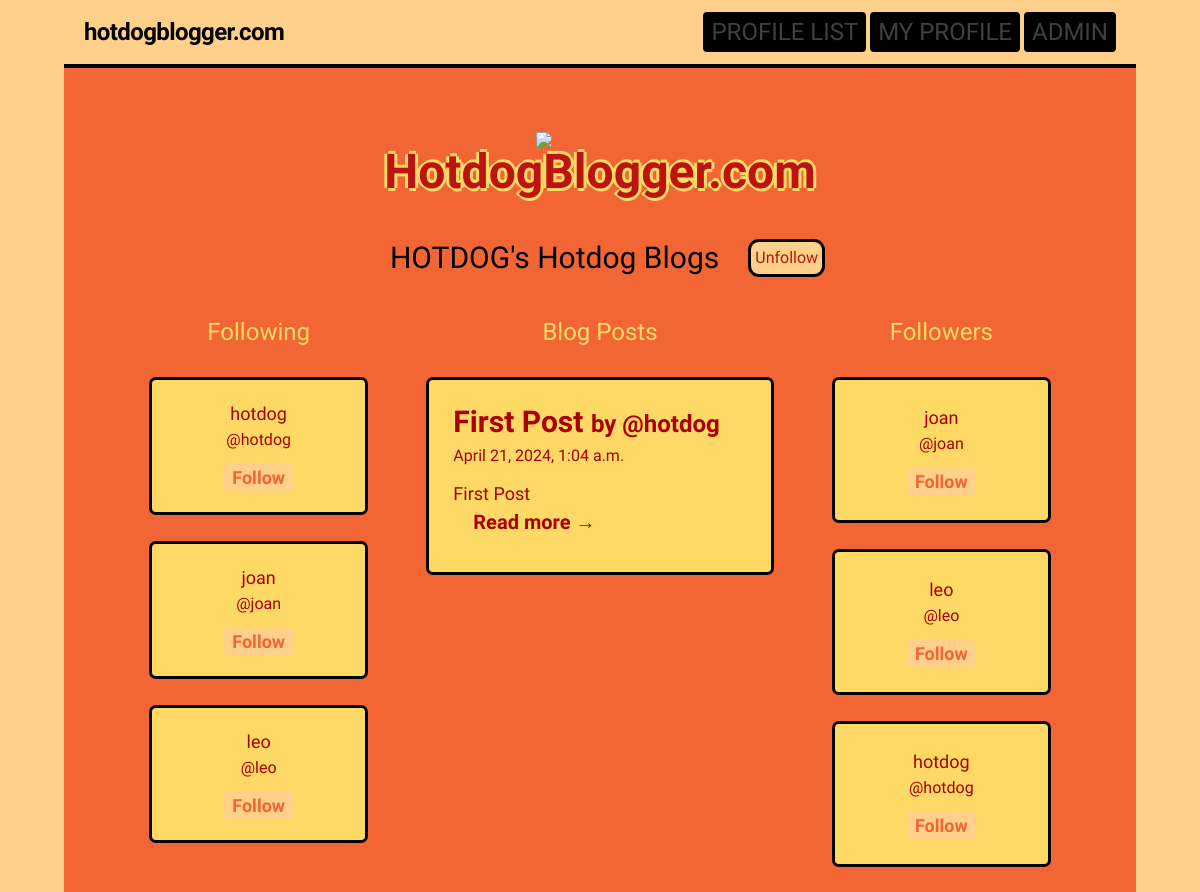
The page /profile/2 (signed in) on the database as committed earlier.
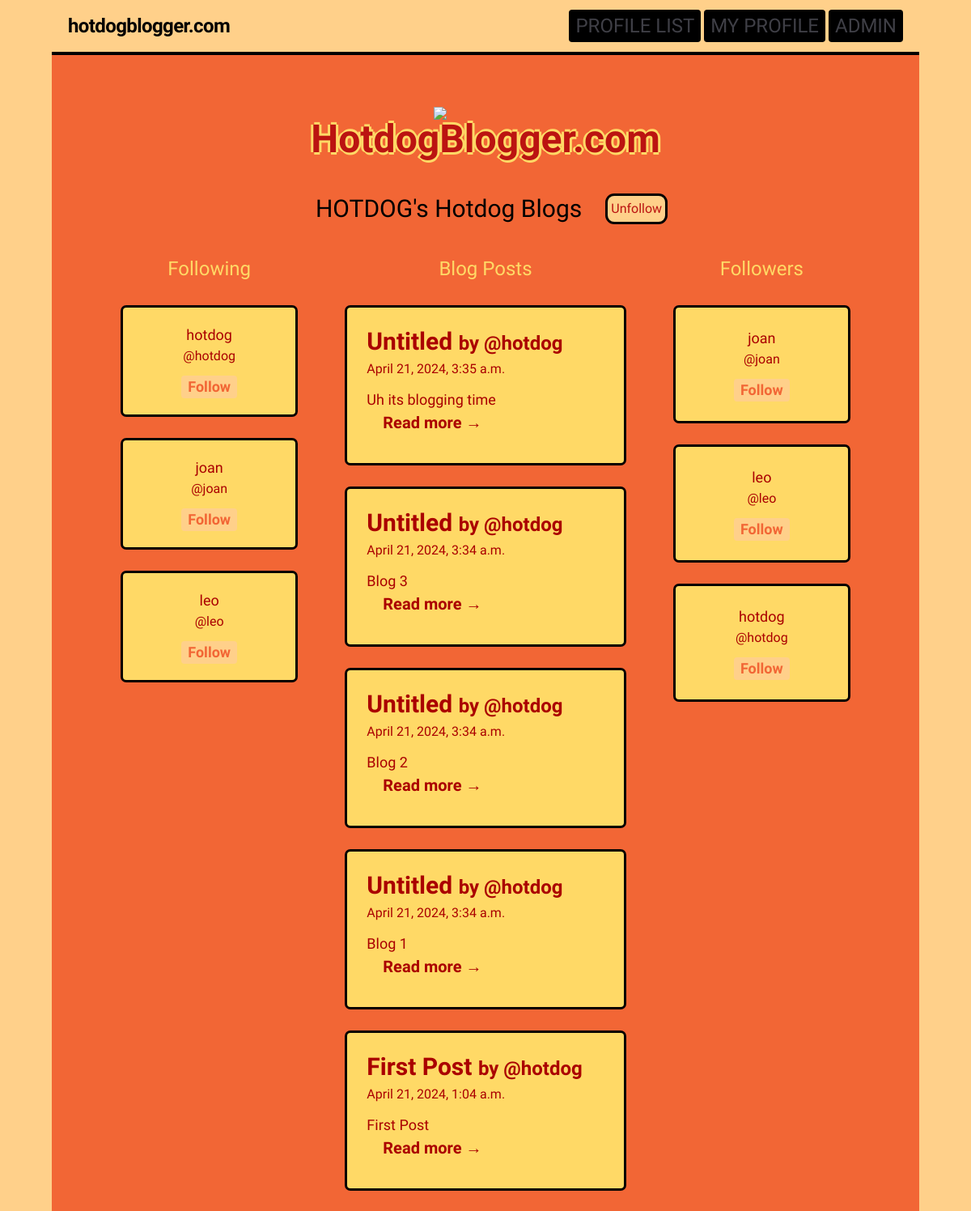
The same page on the database as committed later.
### hotdogger/models.py (models this page shows, shortened)
class Profile(models.Model):
    user = models.OneToOneField(User, on_delete=models.CASCADE)
    follows = models.ManyToManyField(
            "self",
            related_name="followed_by",
            symmetrical=False,
            blank=True
        )

class BlogPost(models.Model):
    user = models.ForeignKey(User, on_delete=models.DO_NOTHING, related_name="blogs")
    title = models.CharField(max_length=50)
    content = models.TextField()
    created_at = models.DateTimeField(auto_now_add=True)
    @property
    def description(self):
        return self.content[:100]

### hotdogger/views.py (the view, shortened to what this page needs)
# urls.py: path("profile/<int:pk>", profile, name="profile"),
def profile(request, pk):
    if not hasattr(request.user, 'profile'):
        missing_profile = Profile(user=request.user)
        missing_profile.save()
    profile = Profile.objects.get(pk=pk)
    return render(request, "hotdogger/profile.html", {"profile": profile})

### theme/templates/hotdogger/profile.html (shortened to what this page needs)
{% extends 'base.html' %} {% block content %}
<div class="flex flex-col items-center w-full">
  <div class="flex place-items-center justify-center gap-5 col-span-3 mb-5">
    <h1 class="text-3xl p-3 jersey">
      {{profile.user.username|upper}}'s Hotdog Blogs
    </h1>
    <form method="post">
      <div>
        {% if profile in user.profile.follows.all %}
        <button class="btn-2 jersey p-1" name="follow" value="unfollow">
          Unfollow
        </button>
        {% else %}
        <button class="btn-2 jersey p-1" name="follow" value="follow">
          Follow
        </button>
        {% endif %}
      </div>
    </form>
  </div>
</div>
<div class="grid grid-cols-3 justify-items-center">
  <div class="mt-2 jersey w-full col-start-1">
    <div class="mx-16 jersey">
      <h3 class="text-2xl jersey text-center text-yellow">Following</h3>
      {% for profile in profile.follows.all %}
      <article
        class="my-8 flex flex-col stroke-black rounded p-5 bg-yellow hover:shadow-[0px_0px_0px_5px_rgba(0,0,0,1)] shadow-[0px_0px_0px_3px_rgba(0,0,0,1)] text-red"
      >
        <div class="flex flex-col items-center text-center">
          <p class="text-lg">{{ profile.user.username }}</p>
          <p class="text-md mb-3">@{{ profile.user.username|lower }}</p>
          <p class="text-center bg-brown-1 rounded">
            <a
              href="{% url 'hotdogger:profile' profile.id %}"
              class="text-brown-2 font-bold w-full py-1 px-2 text-lg hover:text-black cursor-pointer"
            >
              Follow
            </a>
          </p>
        </div>
      </article>
      {% endfor %}
    </div>
  </div>
  <div class="mt-2 jersey w-full col-start-2">
    <h3 class="text-2xl mx-16 jersey text-center text-yellow">Blog Posts</h3>
    {% include 'components/blog_list.html' with profile=profile %}
  </div>
  <div class="mt-2 jersey w-full col-start-3">
    <h3 class="text-2xl mx-16 jersey text-center text-yellow">Followers</h3>
    {% for profile in profile.followed_by.all %}
    <article
      class="my-8 mx-16 flex items-center content-center flex-col stroke-black rounded p-6 bg-yellow hover:shadow-[0px_0px_0px_5px_rgba(0,0,0,1)] shadow-[0px_0px_0px_3px_rgba(0,0,0,1)] text-red"
    >
      <div class="flex flex-col items-center text-center">
        <p class="text-lg">{{ profile.user.username }}</p>
        <p class="text-md mb-3">@{{ profile.user.username|lower }}</p>
        <p class="text-center bg-brown-1 rounded">
          <a
            href="{% url 'hotdogger:profile' profile.id %}"
            class="text-brown-2 w-full py-1 px-2 font-bold text-lg hover:text-black cursor-pointer"
          >
            Follow
          </a>
        </p>
      </div>
    </article>
    {% endfor %}
  </div>
  {% endblock %}

### theme/templates/components/blog_list.html (shortened to what this page needs)
<div class="mt-2 jersey w-full">
  {% for blog in profile.user.blogs.all reversed %}
    {% if blog.id %}
    <article
      class="my-8 stroke-black rounded p-6 bg-yellow hover:shadow-[0px_0px_0px_5px_rgba(0,0,0,1)] shadow-[0px_0px_0px_3px_rgba(0,0,0,1)] text-red"
    >
      <h2 class="font-bold mb-1 hover: cursor-pointer">
        <a class="text-3xl hover:text-black" href="{% url 'hotdogger:blog_post' blog.id %}">
          {% if blog.title %} {{ blog.title }} {% else %} Untitled {% endif %}
        </a>
        <a
          class="text-2xl "
          href="{% url 'hotdogger:profile' blog.user.profile.id %}"
        >
          by
          <span class="hover:text-black transition-all hover:transition-all"
            >@{{ blog.user }}</span
          >
        </a>
      </h2>
      <p class="text-base leading-6 mb-3">
        <time> {{ blog.created_at }}</time>
      </p>
      {% if blog.content %}
      <p class="text-lg mb-3">
        {{ blog.description }}
        <a
          href="{% url 'hotdogger:blog_post' blog.id%}"
          class="font-bold block mx-5 text-xl hover:text-black transition-all hover:transition-all cursor-pointer"
        >
          Read more →
        </a>
      </p>
      {% endif %}
    </article>
  {% endif %} {% endfor %}
</div>

Rows that differ between the two databases and show on the page:
added BlogPost: title "Untitled", user "hotdog", created_at "April 21, 2024, 3:35 a.m.", description "Uh its blogging time"
added BlogPost: title "Untitled", user "hotdog", created_at "April 21, 2024, 3:34 a.m.", description "Blog 3"
added BlogPost: title "Untitled", user "hotdog", created_at "April 21, 2024, 3:34 a.m.", description "Blog 2"
added BlogPost: title "Untitled", user "hotdog", created_at "April 21, 2024, 3:34 a.m.", description "Blog 1"
